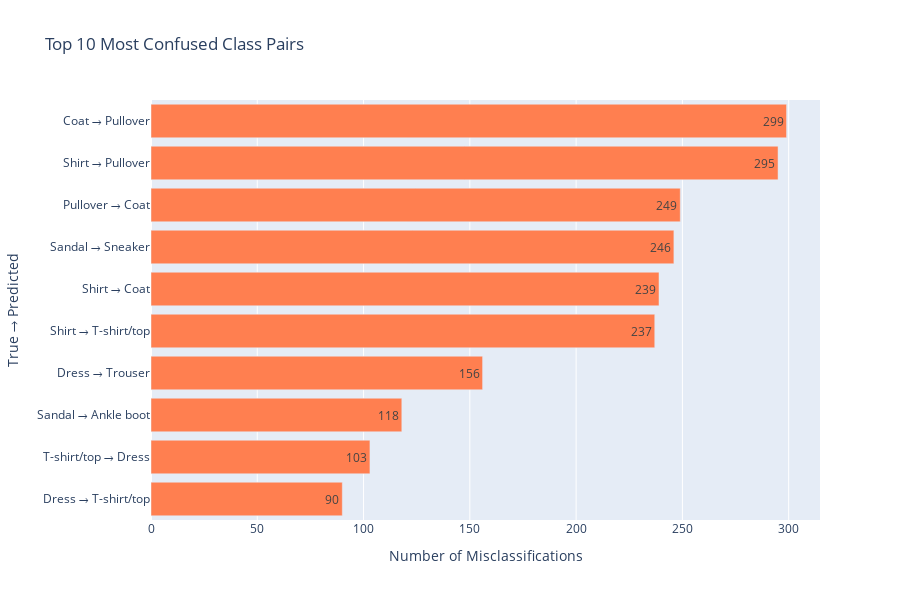

The notebook cell this image was saved under:
### Code cell
# Find most confused pairs (excluding diagonal)
cm_no_diag = cm.copy()
np.fill_diagonal(cm_no_diag, 0)

# Get top 10 confused pairs
confusion_pairs = [
    {"true": classes[i], "predicted": classes[j], "count": cm_no_diag[i, j]}
    for i in range(len(classes))
    for j in range(len(classes))
    if i != j and cm_no_diag[i, j] > 0
]

confusion_pairs = sorted(confusion_pairs, key=lambda x: x["count"], reverse=True)[:10]

# Create horizontal bar chart
fig = go.Figure(
    data=[
        go.Bar(
            y=[f"{p['true']} → {p['predicted']}" for p in confusion_pairs],
            x=[p["count"] for p in confusion_pairs],
            orientation="h",
            text=[p["count"] for p in confusion_pairs],
            textposition="auto",
            marker_color="coral",
        )
    ]
)

fig.update_layout(
    title="Top 10 Most Confused Class Pairs",
    xaxis_title="Number of Misclassifications",
    yaxis_title="True → Predicted",
    width=900,
    height=600,
    yaxis={"categoryorder": "total ascending"},
)

fig.show()

### Figure 1 — Plotly figure (JSON) as saved in the notebook; plotly's stock layout.template omitted (floating-point values rounded to 4 significant figures)
{"data": [{"marker": {"color": "coral"}, "orientation": "h", "text": ["299", "295", "249", "246", "239", "237", "156", "118", "103", "90"], "textposition": "auto", "type": "bar", "x": [299, 295, 249, 246, 239, 237, 156, 118, 103, 90], "y": ["Coat → Pullover", "Shirt → Pullover", "Pullover → Coat", "Sandal → Sneaker", "Shirt → Coat", "Shirt → T-shirt/top", "Dress → Trouser", "Sandal → Ankle boot", "T-shirt/top → Dress", "Dress → T-shirt/top"]}], "layout": {"height": 600, "title": {"text": "Top 10 Most Confused Class Pairs"}, "width": 900, "xaxis": {"title": {"text": "Number of Misclassifications"}}, "yaxis": {"categoryorder": "total ascending", "title": {"text": "True → Predicted"}}}}
